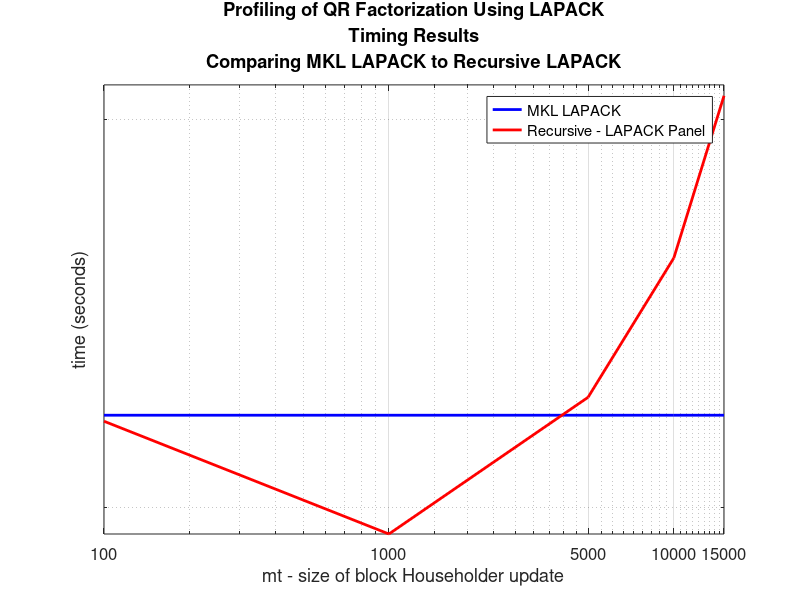
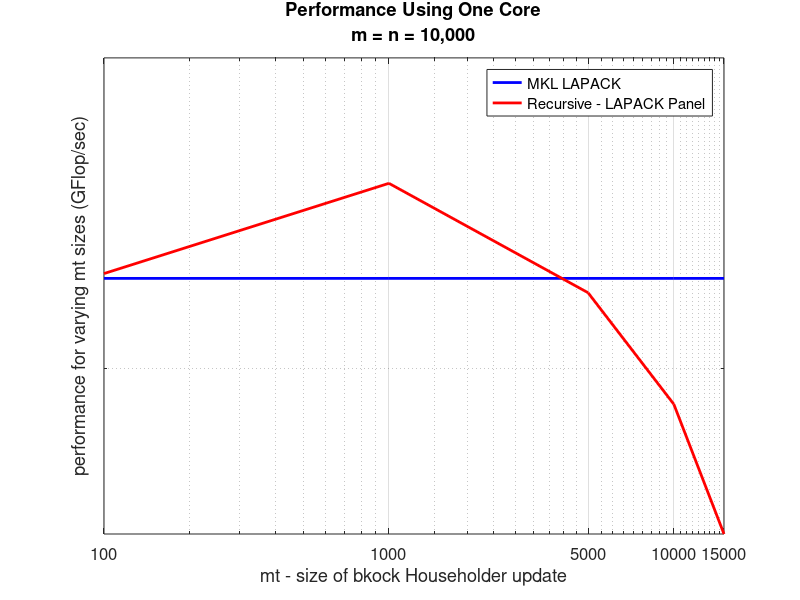

The MATLAB script that drew these images, in order:
%
   close all
   clear
%
%  This is a comparison of recursive DGEQRF and MKL DGEQRF
%
  mt = [ 100, 1000, 5000, 10000, 15000 ];
  m = 15000;
  n = 15000;
%
%  
%
   mkl_lapack = [ 421.7878, 421.7878, 421.7878, 421.7878, 421.7878 ];
   rec_lapack = [ 420.3326, 393.9459, 426.1572, 461.6981, 506.8162 ];
%   
   mkl_lapack_gflop = [ 21.3377, 21.3377, 21.3377, 21.3377, 21.3377 ];
   rec_lapack_gflop = [ 21.4116, 22.8458, 21.1190, 19.4933, 17.7580 ];
%
%
%
   figure
   ax = axes;
   loglog(mt,mkl_lapack,'LineWidth', 2, 'color', 'b'); hold on;
   loglog(mt,rec_lapack,'LineWidth', 2, 'color', 'r'); hold on;
   grid on;
   axis([ 100 15000 0 510 ]);
   legend('MKL LAPACK', 'Recursive - LAPACK Panel');
   title({'Profiling of QR Factorization Using LAPACK','Timing Results','Comparing MKL LAPACK to Recursive LAPACK'});
   xlabel('mt - size of block Householder update')
   ylabel('time (seconds)')
   set( ax, 'XTick', mt );
   set( ax, 'XTickLabel', mt );
   set(gca,'FontSize',12);
   grid on
%
%
%
   figure
   ax = axes;
   loglog(mt,mkl_lapack_gflop,'LineWidth', 2, 'color', 'b'); hold on;
   loglog(mt,rec_lapack_gflop,'LineWidth', 2, 'color', 'r'); hold on;
   grid on;
   axis([ 100 15000 0 25 ]);
   legend('MKL LAPACK', 'Recursive - LAPACK Panel');
   title({'Performance Using One Core','m = n = 10,000'});
   xlabel('mt - size of bkock Householder update')
   ylabel('performance for varying mt sizes (GFlop/sec)')
   set( ax, 'XTick', mt );
   set( ax, 'XTickLabel', mt  );
   set(gca,'FontSize',12);
   grid on

   return
